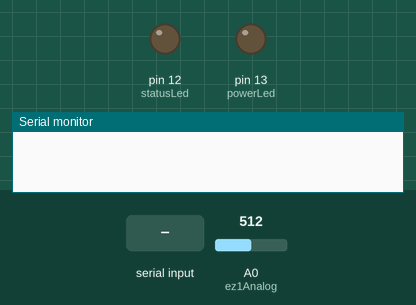
Simulated run of this sketch. Board: Arduino Uno, built with avr-gcc and run on an emulated ATmega328P. On the bench: output pins drawn as LEDs (lit = HIGH), the last lines printed to the serial monitor. Dashed ring = blinking. The inputs (shaded band) are chosen by the test bench; at power-on: A0 (ez1Analog) = 512.

Above: at 2.2 s.
2.3 s: byte 30 received over Serial
At 2.55 s:
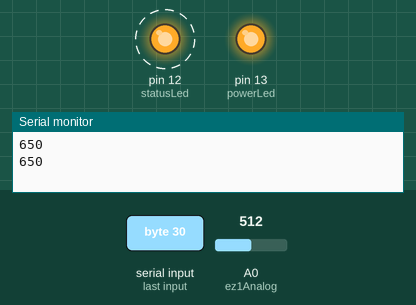
5.3 s: A0 (ez1Analog) set to 0
At 5.3 s:
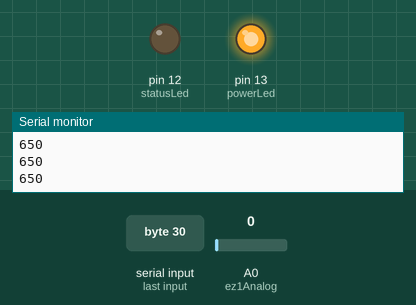
6.8 s: A0 (ez1Analog) set to 122
At 7.05 s:
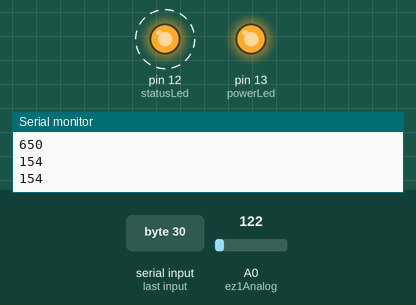
Timing chart, 0 to 15.8 s (numbered marks = the images above; inputs shaded):
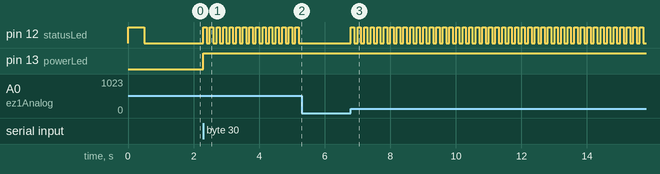

The sketch:

iOS_led_RGB.ino
```cpp
int statusLed = 12;
int powerLed = 13;
int ez1Analog = 0;

int aByte;
int flag = 0;

void setup() {
   pinMode(statusLed,OUTPUT);
   pinMode(ez1Analog,INPUT);
   Serial.begin(115200);

   pinMode(powerLed,OUTPUT);
   blinkLed( statusLed, 500 );
}

void loop() {

   if (Serial.available() > 0) {
          aByte = Serial.read();
          if ( flag == 0 ) {
            flag = 1;
            digitalWrite(powerLed, HIGH);
          } else {
            flag = 0;
            digitalWrite(powerLed, LOW);
          }
    }

   if ( flag == 1 ) {
     int val = analogRead(ez1Analog);

     if ( val > 0 ) {
         val = val / 2;
         float cm = float(val)*2.54;
         Serial.println( int(cm) ); // cm
         blinkLed( statusLed, 100);
      }
   }

}

void blinkLed(int pin, int ms) {
   digitalWrite(pin,LOW);
   digitalWrite(pin,HIGH);
   delay(ms);
   digitalWrite(pin,LOW);
   delay(ms);
}
```

Measured:
- after the input at 2.3 s, pin 12 (statusLed): alternates HIGH for 0.10 s and LOW for 0.10 s, starting at once; pin 13 (powerLed): LOW → HIGH at once
- after the input at 5.3 s, pin 12 (statusLed): stops changing and stays LOW
- after the input at 6.8 s, pin 12 (statusLed): alternates HIGH for 0.10 s and LOW for 0.10 s, starting at once
